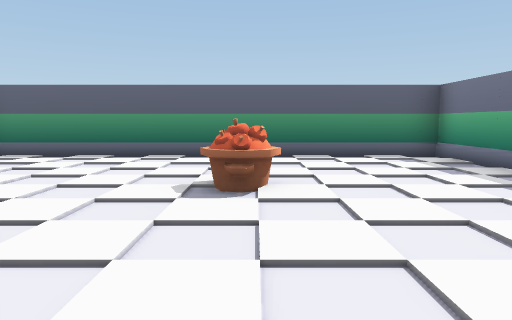
View 1 (above)

24 first-person views from a walk through a 3-D level made in the Unity game engine. The camera is 1.4 m above the floor, tilts 6° down and sees 70° across. The floor is counted in squares, 2 m on a side. Each view is taken from the middle of a square. On the plan, view 1 faces up. The plan holds only what a view shows up to about 11 squares ahead; the rest is blank. The place goes on beyond the plan. Some animated figures are left out. Door leaves are left out, so doorways stand open. Some surface patterns are stand-ins.

View 2
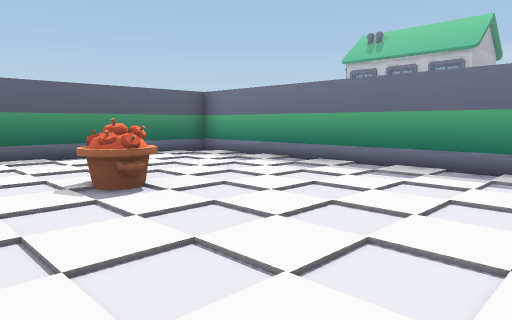

View 3
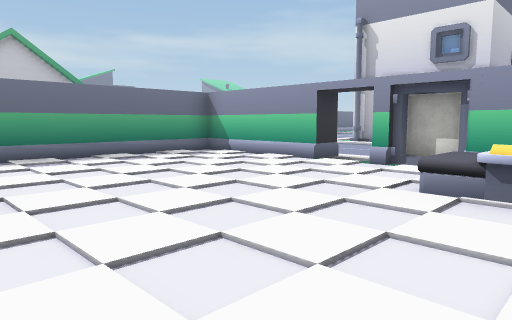

View 4
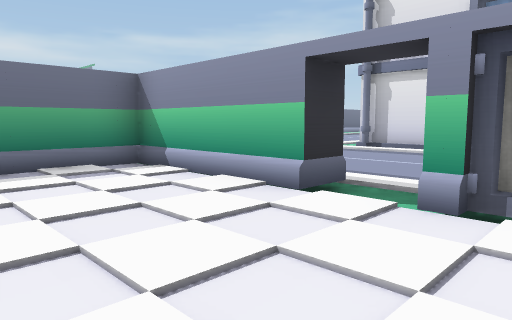

View 5
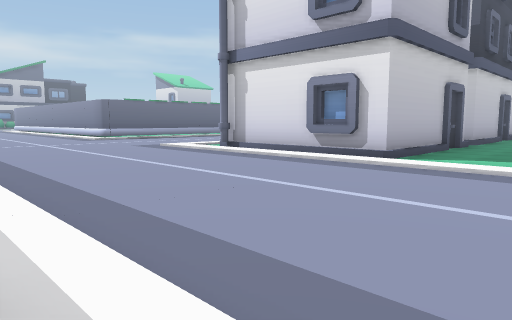

View 6
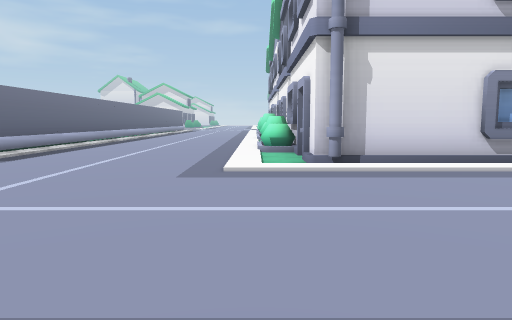

View 7
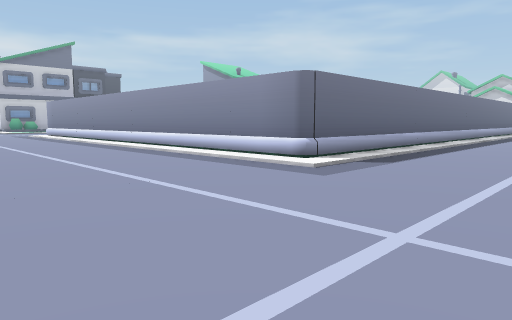

View 8
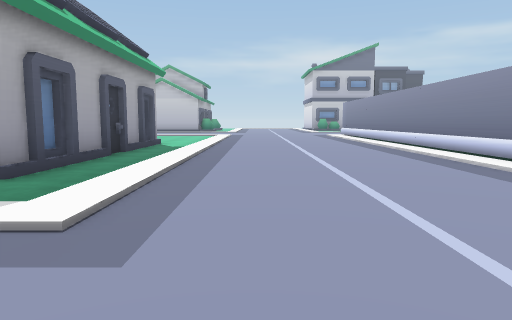

View 9
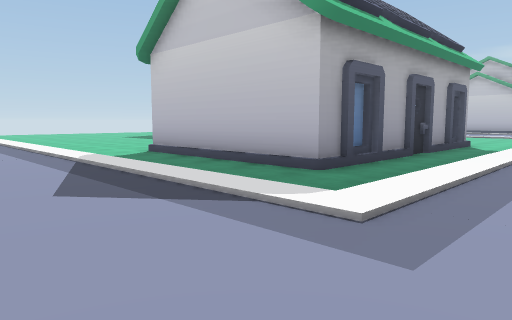

View 10
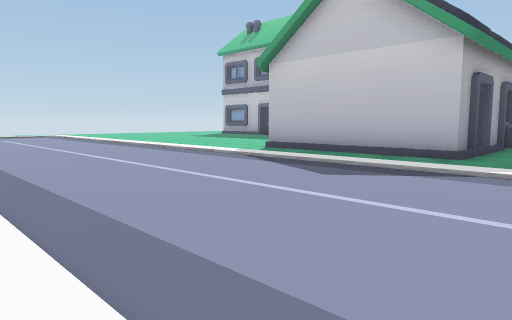

View 11
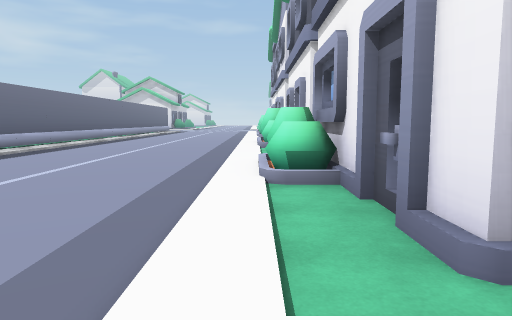

View 12
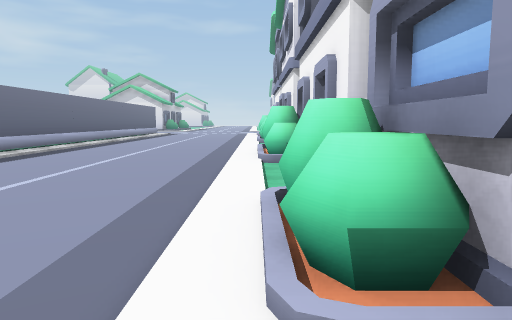

View 13
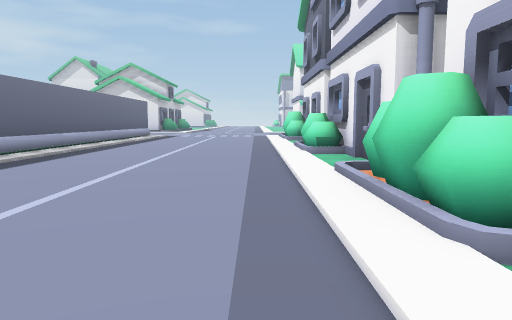

View 14
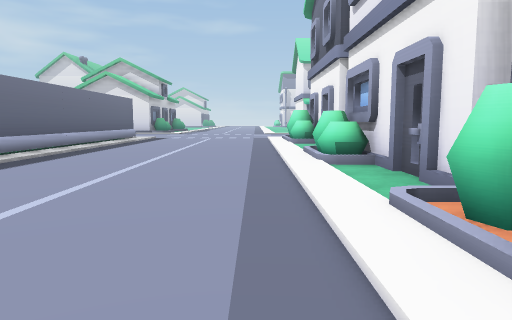

View 15
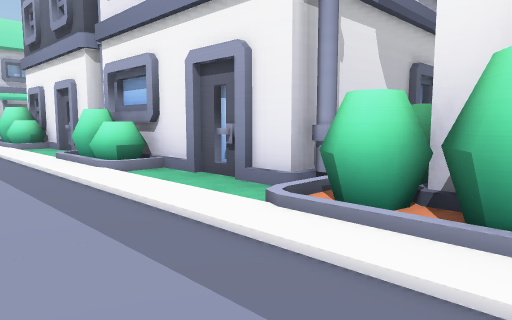

View 16
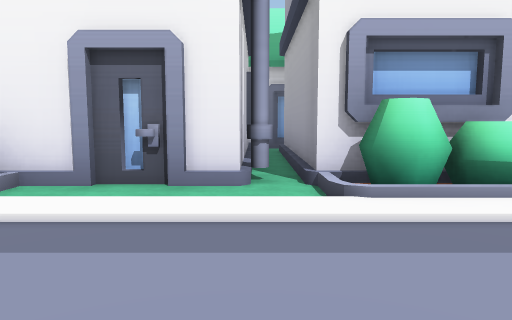

View 17
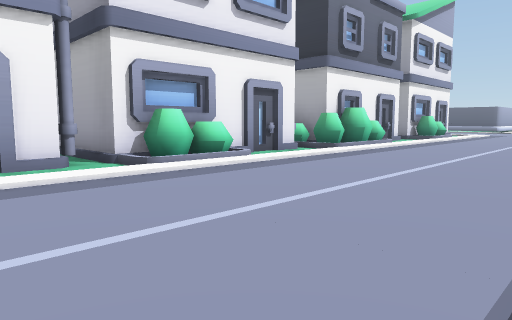

View 18
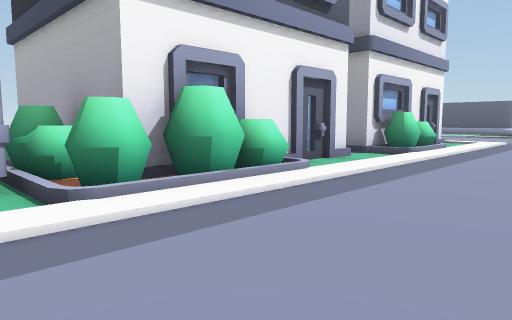

View 19
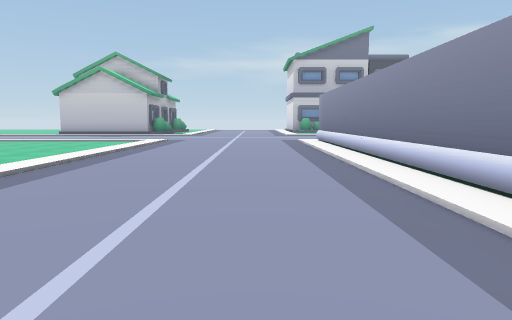

View 20
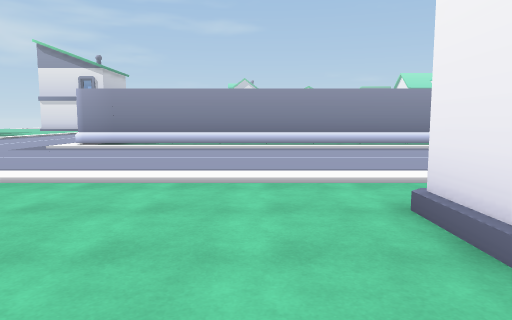

View 21
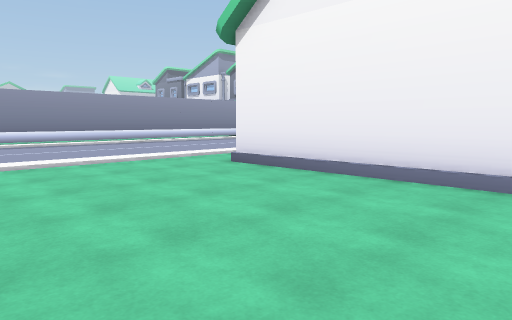

View 22
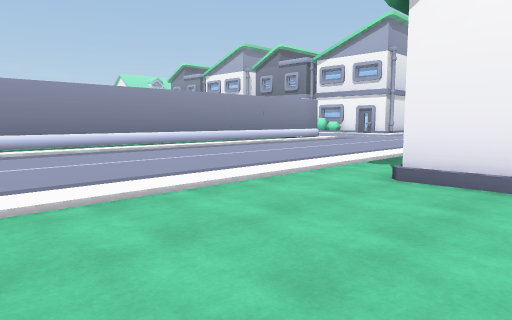

View 23
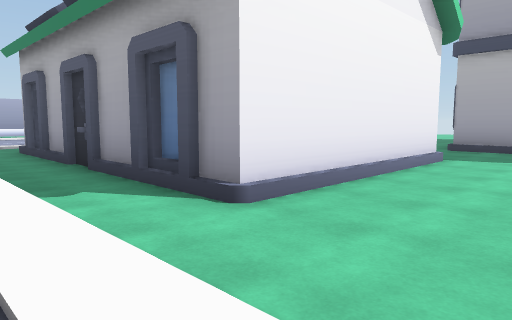

View 24
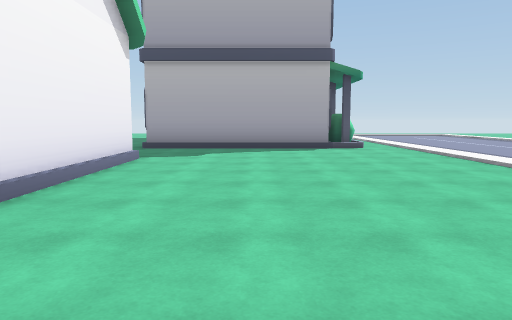

### Floor plan
Key: @ floor where view 1 was taken; # wall or solid block; . main floor; : floor 0.25 m higher than the main floor; / step, stairs or slope; D open door; O other object.
Columns run from 4 left of view 1 to 24 right of it. Each row starts with its distance up from view 1.
  8 #########  ...
  7 ::::::::#  ..../.           O
  6 ::::::::#  ..../..     OOOOOO
  5 ::::::::#  ..../..     ......
  4 ::::O:::# ...../..     ......
  3 ::::::::# ...../.O     O/....
  2 ::::::::# ...../.       /....
  1 ::::::::# ...../.       /....
  0  O::@:::# ...../.       /....
 -1  O::::::#/...../.       /....
 -2  ##DD####/...../.OO#O/OO/....
 -3 //////   /.....//////////////
 -4 .............................
 -5 .............................
 -6 .............................
 -7  ............................
 -8  ............................
 -9  /////////.....##.##.##.##.##
-10  ../OOOOO/.....#############
-11  ../    O/.....#        :::
-12   ./    O/.....#
-13   .O    O/.....#
-14   ./O  OO/.....#
-15   ./    O/.....#
-16         O/.....#
-17         O/.....#
-18         O/.....#
-19         OO.....#
-20    OOOOOO/.....#
-21        O//.....#
-22     OOOOO/.....#
-23         O/.....#
-24         O/.....#
-25         O/.....#
-26   OOOOOOO/.....#
-27   #OOOOOO/.....#
-28         O/.....#
-29         O/.....#

Positions as (right, up) in squares from view 1, and headings:
1: (0, 0), facing up
2: (-2, 0), facing up-right
3: (-4, 4), facing down-right
4: (-2, 1), facing down-right
5: (-4, -3), facing down-right
6: (5, -3), facing down
7: (7, -4), facing down-right
8: (8, -5), facing right
9: (8, -5), facing up-right
10: (5, -4), facing up-right
11: (5, -8), facing down
12: (5, -11), facing down
13: (6, -16), facing down
14: (6, -18), facing down
15: (7, -19), facing down-left
16: (8, -27), facing left
17: (10, -29), facing up-left
18: (8, -22), facing up-left
19: (13, -7), facing right
20: (21, 1), facing down
21: (24, 3), facing down-left
22: (24, 0), facing down-left
23: (22, -4), facing up-left
24: (22, -4), facing up
